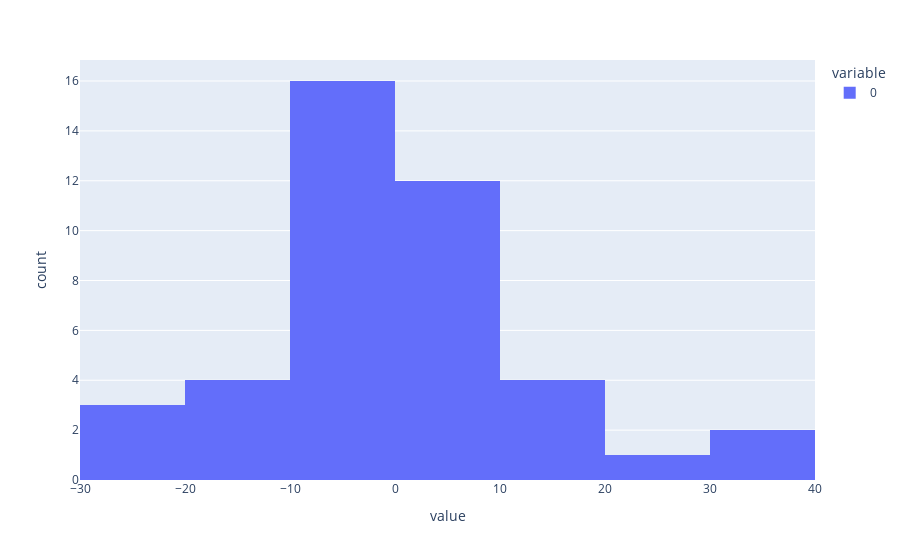

The cell this chart's notebook holds for it:
### Markdown cell above
Create a histogram of y_train_resid

### Code cell
fig = px.histogram(y_train_resid)

fig.show()

### Figure 1 — Plotly figure (JSON) as saved in the notebook; plotly's stock layout.template omitted (floating-point values rounded to 4 significant figures)
{"data": [{"alignmentgroup": "True", "bingroup": "x", "hovertemplate": "variable=0<br>value=%{x}<br>count=%{y}<extra></extra>", "legendgroup": "0", "marker": {"color": "#636efa", "pattern": {"shape": ""}}, "name": "0", "offsetgroup": "0", "orientation": "v", "showlegend": true, "type": "histogram", "x": [-12.41, 37.54, -5.634, -24.11, -9.054, 0.7533, -9.196, 1.012, 0.158, 7.068, 17.19, 5.928, 7.338, 8.701, 39.81, -12.1, -6.741, -2.187, 4.802, -6.714, -9.584, -7.701, -1.239, -10.95, -9.387, 22.79, -3.955, -1.305, 16.61, 1.12, 13.28, 0.6117, 3.934, -1.234, -3.368, -2.354, -24.68, -3.918, -29.22, 14.77, 7.859, -14.24], "xaxis": "x", "yaxis": "y"}], "layout": {"barmode": "relative", "legend": {"title": {"text": "variable"}, "tracegroupgap": 0}, "margin": {"t": 60}, "xaxis": {"anchor": "y", "domain": [0, 1], "title": {"text": "value"}}, "yaxis": {"anchor": "x", "domain": [0, 1], "title": {"text": "count"}}}}
